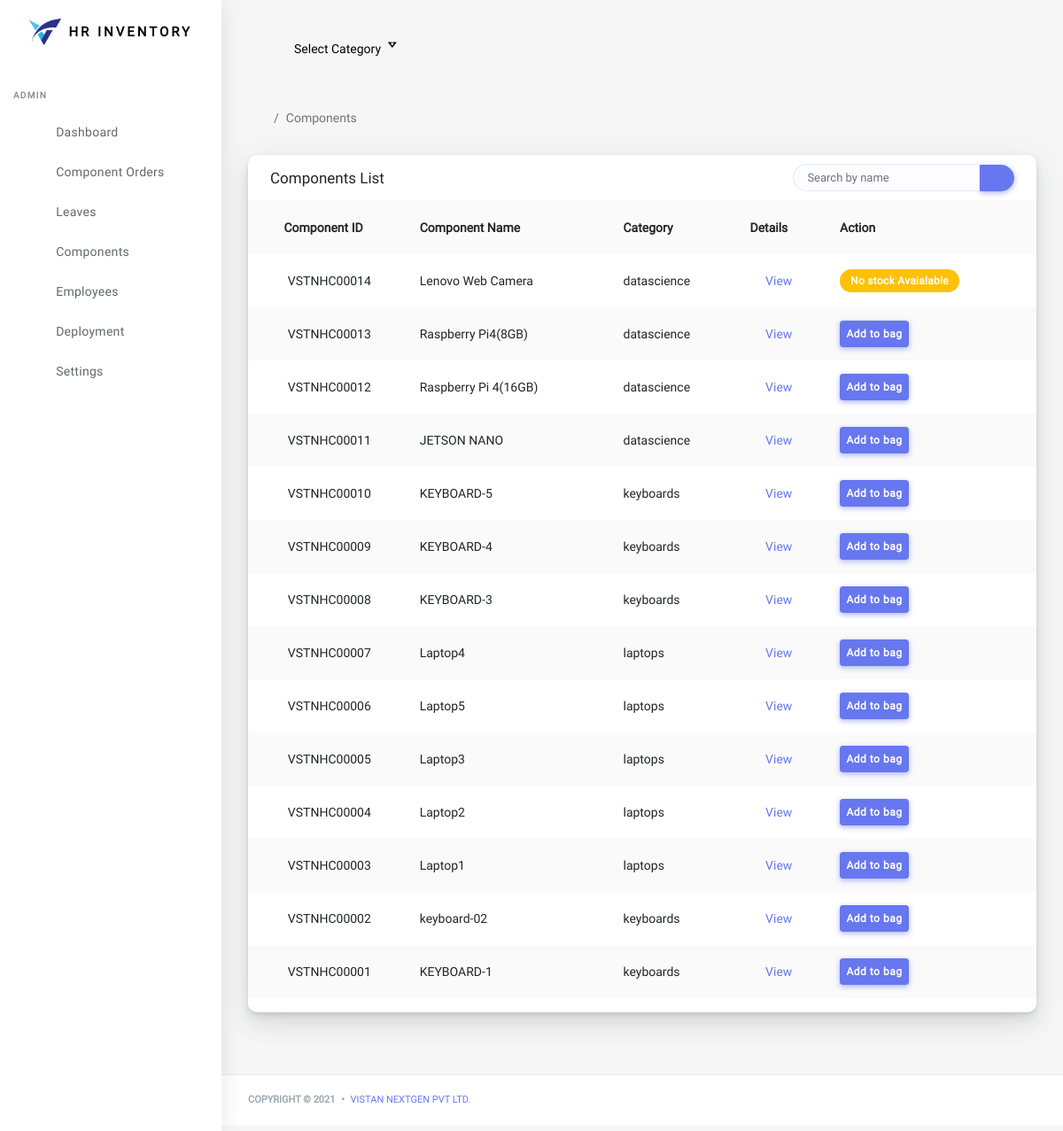
/components/ (signed in), run on the app's committed database.
### components/models.py (models this page shows, shortened)
class Component(models.Model):
    def auto_comp_id():
        no = Component.objects.count()
        str1 = 'VSTNHC'
        list2 = ['0','0','0','0','0']
        item = no+1
        str_item = str(item)
        list_item = list(str_item)
        leng = len(list_item)
        con = 5-leng
        list2[con:] = list_item
        result = ''.join(map(str, list2))
        final = str1+result
        return final
    component_id = models.CharField(max_length = 20, default = auto_comp_id, editable=False)
    name = models.CharField(max_length=75, unique = True)
    category = models.ForeignKey(ComponentCategory, on_delete=models.CASCADE)
    component_location = models.CharField(max_length =  100, default='inventory')
    vendor = models.CharField(max_length=100, null = True, blank=True)
    invoice = models.CharField(max_length=25, blank=True, null=True)
    component_id_by_vendor = models.CharField(blank = True, null=True, max_length=35)
    date_of_order = models.DateField()
    created_at = models.DateTimeField(auto_now_add=True)
    updated_at = models.DateTimeField(auto_now = True)
    image = models.ImageField(upload_to = 'components', blank=True, null=True)
    avialable = models.BooleanField(default=True)
    stock = models.IntegerField()
    price = models.DecimalField(max_digits =10, decimal_places=2)
    description = models.TextField(blank=True, null=True)
    class Meta:
        ordering = ('-id',)
        verbose_name = 'Component'
        verbose_name = 'Components'

class ComponentCategory(models.Model):
    name = models.CharField(max_length=75, unique = True)
    created_at = models.DateTimeField(auto_now_add=True)
    image = models.ImageField(upload_to = 'component_category', blank=True, null=True)
    description = models.TextField(blank=True, null=True)
    class Meta:
        ordering = ('name',)
        verbose_name = 'Component Category'
        verbose_name_plural = 'Component Categories'
    def __str__(self):
        return '{}'.format(self.name)
    def get_url(self):
        return reverse('components:component-list-cat', args=[self.id])

### components/views.py (the view)
# urls.py: path('',views.ComponentListView, name = 'component-list-all'),
@login_required
def ComponentListView(request):
    qs = Component.objects.filter(avialable = True)
    cat = ComponentCategory.objects.all()
    return render(request, 'components/components.html', {'qs':qs, 'cat':cat})

### components/templates/components/components.html (shortened to what this page needs)
{% extends 'base.html' %}
{% load static %}
{% block content %}
      <div class="main-content">
        <section class="section">
          <ul class="breadcrumb breadcrumb-style ">
            <li class="breadcrumb-item">
              <a href="index-2.html">
                </a>
            </li>
            <li class="breadcrumb-item active">Components</li>
          </ul>
          {% include 'components/table.html' %}
{% endblock %}

### components/templates/components/table.html (shortened to what this page needs)
<div class="row">
              <div class="col-12">
                <div class="card">
                  <div class="card-header">
                    <h4>Components List</h4>
                    <div class="card-header-form">
                      <form>
                        <div class="input-group">
                          <input type="text" class="form-control" placeholder="Search by name" id = "myInput" onkeyup="myFunction()">
                          <div class="input-group-btn">
                            <button class="btn btn-primary"><i class="fas fa-search"></i></button>
                          </div>
                        </div>
                      </form>
                    </div>
                  </div>
                  <div class="table-responsive">
                  <div class="card-body p-0">
                      <table class="table table-striped" id = "myTable">
                        <tr>
                          <th class="text-center" onclick="sortTable(0)">Component ID&nbsp;<i class="fas fa-sort"></i></th>
                          <th onclick="sortTable(1)">Component Name&nbsp;<i class="fas fa-sort"></i></th>
                          <th>Category</th>
                          <th>Details</th>
                          <th>Action</th>
                        </tr>
                        {% for i in qs %}
                        <tr>
                              <td class="p-0 text-center">
                                  {{i.component_id}}
                                </div>
                              </td>
                              <td>{{i.name}}</td>
                              <td>{{i.category|lower}}</td>
                              <td><a style="text-decoration: none;" href="{% url 'components:component-detail' i.id %}"><i class="fas fa-eye"></i> View</a></td>
                          <td>
                            {% if i.stock <= 0 %}
                              <div class="badge badge-warning">No stock Avaialable</div>
                            {% else %}
                              <a href="{% url 'bag:add_to_bag' i.component_id %}" class="btn btn-sm btn-primary">Add to bag</a>
                            {% endif %}
                          </td>
                        </tr>
                        {% endfor %}

### data on the page
Component: component_id "VSTNHC00014", name "Lenovo Web Camera", category "datascience", stock "No stock Avaialable"
Component: component_id "VSTNHC00013", name "Raspberry Pi4(8GB)", category "datascience", stock "Add to bag"
Component: component_id "VSTNHC00012", name "Raspberry Pi 4(16GB)", category "datascience", stock "Add to bag"
Component: component_id "VSTNHC00011", name "JETSON NANO", category "datascience", stock "Add to bag"
Component: component_id "VSTNHC00010", name "KEYBOARD-5", category "keyboards", stock "Add to bag"
Component: component_id "VSTNHC00009", name "KEYBOARD-4", category "keyboards", stock "Add to bag"
Component: component_id "VSTNHC00008", name "KEYBOARD-3", category "keyboards", stock "Add to bag"
Component: component_id "VSTNHC00007", name "Laptop4", category "laptops", stock "Add to bag"
Component: component_id "VSTNHC00006", name "Laptop5", category "laptops", stock "Add to bag"
Component: component_id "VSTNHC00005", name "Laptop3", category "laptops", stock "Add to bag"
Component: component_id "VSTNHC00004", name "Laptop2", category "laptops", stock "Add to bag"
Component: component_id "VSTNHC00003", name "Laptop1", category "laptops", stock "Add to bag"
Component: component_id "VSTNHC00002", name "keyboard-02", category "keyboards", stock "Add to bag"
Component: component_id "VSTNHC00001", name "KEYBOARD-1", category "keyboards", stock "Add to bag"
